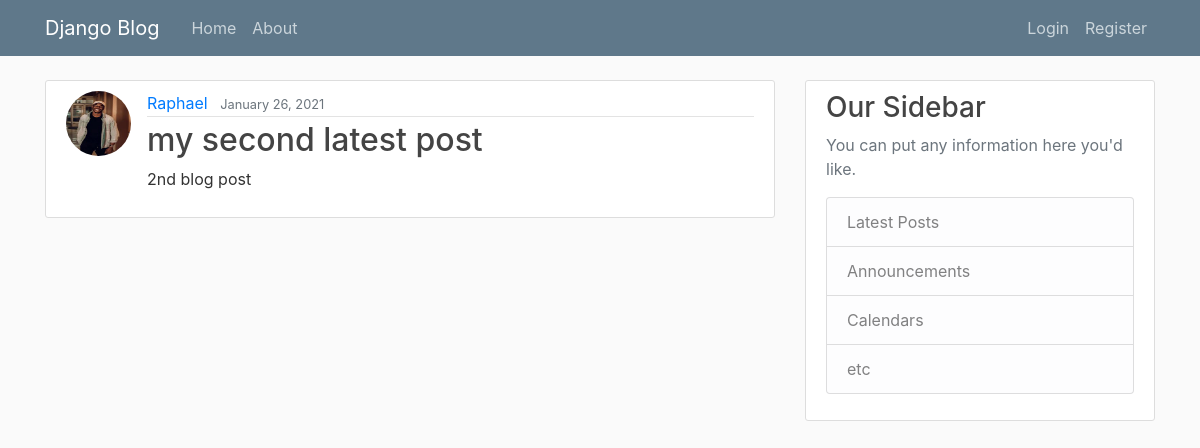
Screenshot of /post/12/ with the database file from the repository.
### blog/models.py (models this page shows, shortened)
class Post(models.Model):
  title = models.CharField(max_length = 100)
  content = models.TextField()
  date_posted = models.DateTimeField(default = timezone.now)
  author = models.ForeignKey(User , on_delete = models.CASCADE)

### users/models.py (models this page shows, shortened)
class Profile(models.Model):
  user = models.OneToOneField(User, on_delete = models.CASCADE)
  image = models.ImageField(default = "default.jpg" , upload_to = "profile_pics_")

### blog/views.py (the view)
# urls.py: path('post/<int:pk>/', PostDetailView.as_view(), name = "post-detail"),
class PostDetailView(DetailView):
  model = Post

### blog/templates/blog/post_detail.html (shortened to what this page needs)
{% extends "blog/base.html" %}
{%  block content %}
    <article class="media content-section">
      <img src = "{{object.author.profile.image.url}}" class = "rounded-circle article-img">
    <div class="media-body">
    <div class="article-metadata">
      <a class="mr-2" href="{% url 'user-posts' object.author.username %}">
      {{ object.author }}
      </a>
      <small class="text-muted">
        {{ object.date_posted|date:"F d, Y" }}
      </small>
    </div>
    <h2 class="article-title" >{{ object.title }}</h2>
    <p class="article-content">{{ object.content }}</p>
  </div>
  </article>
{% endblock content %}

### blog/static/blog/main.css (style rules this page uses)
body { background: #fafafa; color: #333333; margin-top: 5rem; }
h1, h2, h3, h4, h5, h6 { color: #444444; }
.content-section { background: #ffffff; padding: 10px 20px; border: 1px solid #dddddd; border-radius: 3px; margin-bottom: 20px; }
.article-title { color: #444444; }
.article-content { white-space: pre-line; }
.article-img { height: 65px; width: 65px; margin-right: 16px; }
.article-metadata { padding-bottom: 1px; margin-bottom: 4px; border-bottom: 1px solid #e3e3e3 }

### rows the page displays
Post: author.profile.image (picture), author "Raphael", date_posted "January 26, 2021", title "my second latest post", content "2nd blog post"
